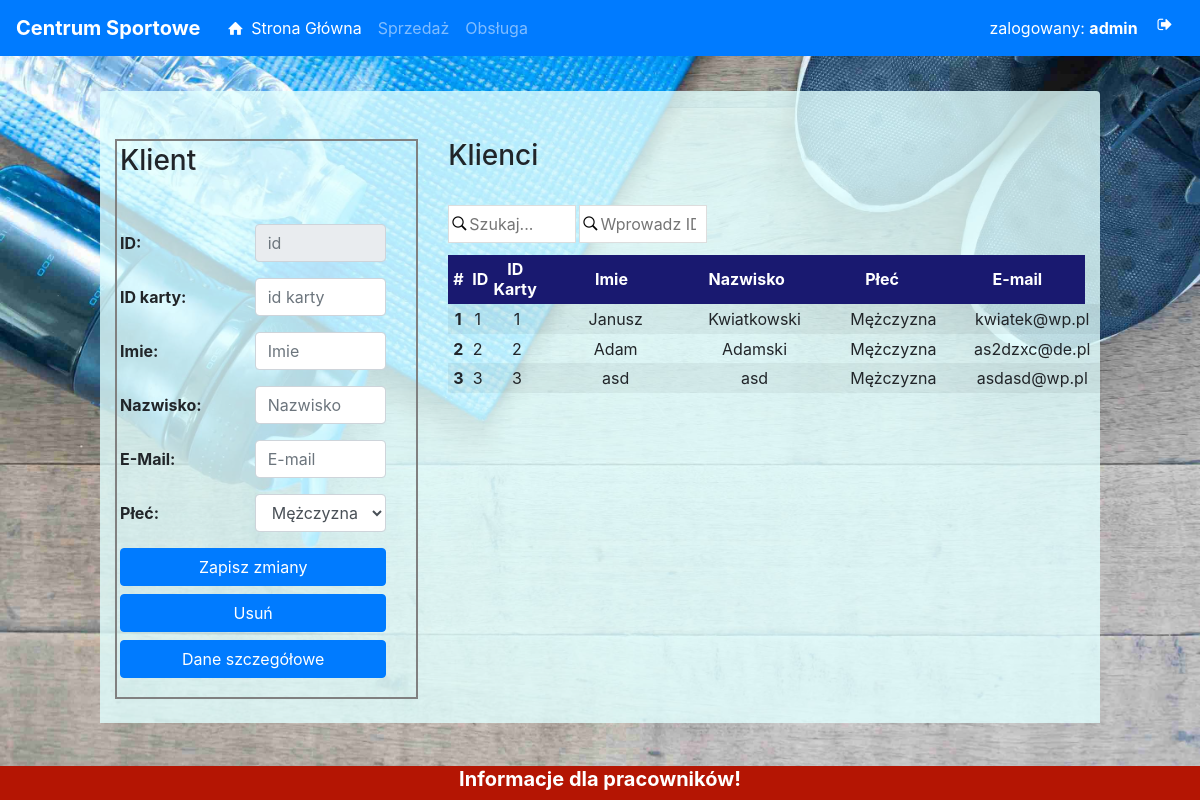
Screenshot of /customerEdit.php (signed in) with the database file from the repository.
### tables this page shows
CREATE TABLE IF NOT EXISTS `system` (
  `id` int(1) NOT NULL,
  `deposit_number` int(3) NOT NULL,
  `user_info` text NOT NULL
);

CREATE TABLE IF NOT EXISTS `customers` (
  `id` int(6) NOT NULL,
  `id_card` int(6) DEFAULT NULL,
  `name` varchar(30) NOT NULL,
  `lastname` varchar(30) NOT NULL,
  `sex` varchar(10) NOT NULL,
  `mail` varchar(40) NOT NULL,
  `who_add` int(4) DEFAULT NULL,
  `when_add` datetime DEFAULT NULL,
  `who_modify` int(4) DEFAULT NULL,
  `when_modify` datetime DEFAULT NULL
);

### class/connectDB.php (called while the page is built, shortened)
<?php
class Database
{
public function __construct($username = "root", $password = "", $host = "localhost", $dbname = "sport", $options =[])
{
    try
    {
        $this->database = new PDO("mysql:host={$host};dbname={$dbname};charset=utf8", $username, $password, $options);
    }
    catch (PDOException $e)
    {
        throw new Exception($e->getMessage());
    }
}
}
?>

### class/class_customer.php (the view, shortened to what this page needs)
<?php
require_once 'connectDB.php';
class Customer extends Database {
    public function getCustomerList() {
        $this->query = ("SELECT id, id_card, name, lastname, sex, mail FROM customers ");
        $this->stmt = $this->database->prepare($this->query);
        $this->stmt->execute();
        echo '<table id="table" class="table-sm edit_table table-striped table-hover "><thead><tr><th width="3%"><center>#</center></th><th  width="3%">ID</th><th width="9%">ID Karty</th><th><center>Imie</center></th><th><center>Nazwisko</center></th><th><center>Płeć</center></th><th><center>E-mail</center></th></tr></thead><tbody>';
        foreach ($this->stmt->fetchAll(PDO::FETCH_ASSOC) as $result) {
            $i++;
            echo '<tr onclick="customerEditTable(this);" id="' . $i . '"><td style="font-weight: bold"; width="3%"><center>' . $i . '</center></td><td width="3%" style="font-weight: normal";>' . $result['id'] . '</td><td width="9%" style="font-weight: normal";>' . $result['id_card'] . '</td><td>' . $result['name'] . '</td><td style="text-align: center;">' . $result['lastname'] . '</td><td>' . $result['sex'] . '</td><td>' . $result['mail'] . '</td></tr>';
        }
        echo '</tbody></table>';
    }
}

### class/class_system.php (shortened to what this page needs)
<?php
require_once ('connectDB.php');
class System extends Database {
        public function getUser_info()
        {
        $this->query = ("SELECT user_info FROM system");
        $this->stmt = $this->database->prepare($this->query);
        $this->stmt->execute();
        $row = $this->stmt->fetch(PDO::FETCH_ASSOC);
        echo $row['user_info'];
    }
}

### css/style.css (style rules this page uses)
body { min-height: 100vh; }
.body_template { background: url('../img/bg.jpg'); background-size: cover; }
table.edit_table td { text-align: center; }
table.edit_table th { text-align: center; }
table.edit_table tr { width: 100%; display: inline-table; table-layout: fixed; }
table.edit_table thead { background-color: MidnightBlue ; color: white; }
table.edit_table tbody { overflow-y: scroll; height: 400px; width: 98%!important; position: absolute; }

### rows the page displays
system: user_info "Informacje dla pracowników!"
customers: id "1", id_card "1", name "Janusz", lastname "Kwiatkowski", sex "Mężczyzna", mail "kwiatek@wp.pl"
customers: id "2", id_card "2", name "Adam", lastname "Adamski", sex "Mężczyzna", mail "as2dzxc@de.pl"
customers: id "3", id_card "3", name "asd", lastname "asd", sex "Mężczyzna", mail "asdasd@wp.pl"

### other values shown
$_SESSION['login_user'] "admin"
